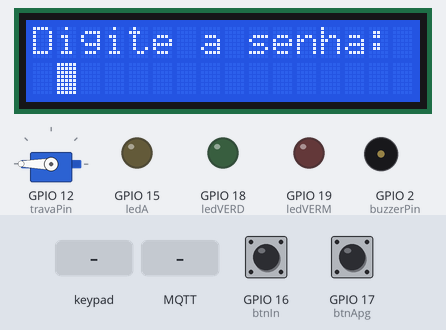
Bench run of a sketch on a simulated ESP32. Shown: servo, 16×2 character LCD, output pins drawn as LEDs (lit = HIGH), buzzer (waves = sounding). Dashed ring = blinking. The inputs (shaded band) are chosen by the test bench; at power-on: GPIO 16 (btnIn) HIGH, GPIO 17 (btnApg) HIGH. WiFi joins after 1.5 s; servers stay silent unless stated; random numbers use the default seed unless the sketch sets one; no MQTT or app messages arrive unless stated; what the sketch prints to the serial monitor is not drawn.

Above: at 2.8 s.
2.9 s: keypad keys 2 7 1 3 2 3 4 # pressed 0.4 s apart
At 6.5 s:
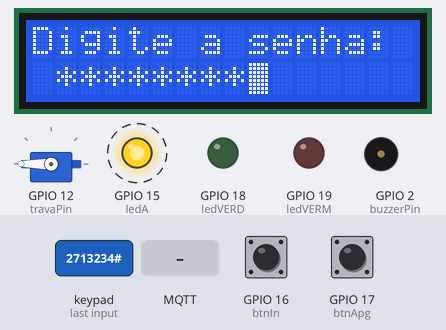
7.6 s: MQTT message "ON" arrives on the first subscribed topic
At 9.5 s:
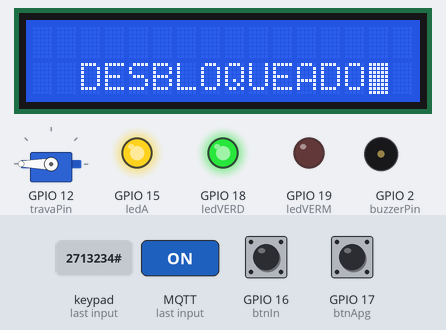
10.1 s: GPIO 16 (btnIn) pulled LOW for 1 s
At 12.4 s:
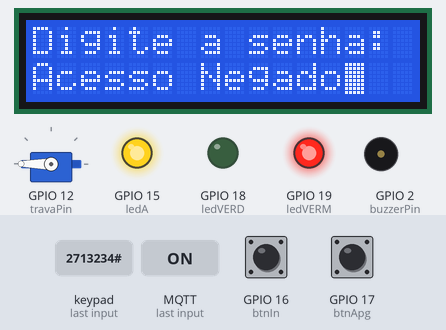
13.1 s: MQTT message "OFF" arrives on the first subscribed topic
At 13.9 s:
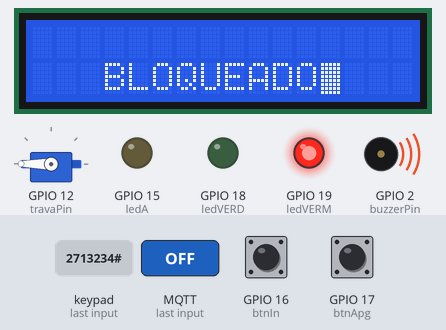
16.1 s: MQTT message "ON" arrives on the second subscribed topic
At 18.3 s:
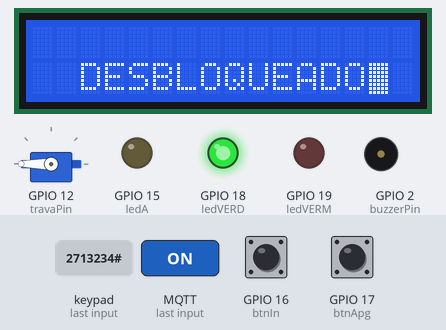
18.6 s: keypad keys 3 3 2 5 2 6 1 4 # pressed 0.4 s apart
At 23.5 s:
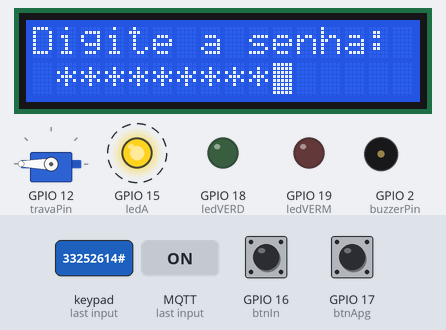
Timing chart, 0 to 24.7 s (numbered marks = the images above; inputs shaded):
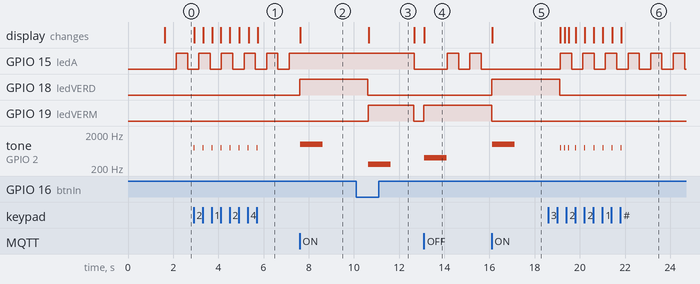

The sketch:

sketch.ino
```cpp
#include <Keypad.h>
#include <LiquidCrystal_I2C.h>
#include <ESP32Servo.h>
#include <WiFi.h>
#include <PubSubClient.h>

#define I2C_ADDR    0x27
#define LCD_COLUMNS 16
#define LCD_LINES   2

const int travaPin = 12;
const int btnApg = 17, btnIn = 16;
const int ledVERD = 18, ledVERM = 19, ledA = 15;
const int buzzerPin = 2;

String senhaCorreta = "12"; // Senha predefinida
String senhaOculta;
int tentativas = 0;
bool trancado;

String senha = "";

const byte ROWS = 4;
const byte COLS = 4;
char keys[ROWS][COLS] = {
  { '1', '2', '3', 'A' },
  { '4', '5', '6', 'B' },
  { '7', '8', '9', 'C' },
  { '*', '0', '#', 'D' }
};

byte colPins[COLS] = { 27, 13, 23, 4 };
byte rowPins[ROWS] = { 33, 25, 26, 14 };

Keypad keypad = Keypad(makeKeymap(keys), rowPins, colPins, ROWS, COLS);
LiquidCrystal_I2C lcd(I2C_ADDR, LCD_COLUMNS, LCD_LINES);
Servo trava;

const char* mqtt_server = "broker.hivemq.com"; //servidor mqtt
WiFiClient espClient;
PubSubClient client(espClient);
unsigned long lastMsg = 0;
#define MSG_BUFFER_SIZE  (50)
char msg[MSG_BUFFER_SIZE];

volatile unsigned int interruptCounter = 0;
int totalInterruptCounter;
hw_timer_t *timer = NULL;

void IRAM_ATTR onTimer() {
  interruptCounter++;
}

void conectarBroker() {
  client.setServer(mqtt_server, 1883);
  client.setCallback(callback);
  if (!client.connected()) {
    Serial.print("Conectando ao servidor MQTT...");
    String clientId = "";
    clientId += String(random(0xffff), HEX);
    if (client.connect(clientId.c_str())) {
      // digitalWrite(ledA,HIGH);
      Serial.println("Conectado");
      client.subscribe("cofre/acesso");
      client.subscribe("cofre/senha");
    }
  }
}

void reconectarBroker() {
  if (!client.connected()) {
    conectarBroker();
  }
  client.loop();
}

void callback(char* topic, byte* payload, unsigned int lenght) {

  String mensagem = "";

  for (int i = 0; i < lenght; i++) {
    mensagem += (char)payload[i];
  }

  if (mensagem == "ON") {
    Serial.println("cofre desbloqueado");
    digitalWrite(ledVERD,HIGH);
    digitalWrite(ledVERM,LOW);
    tentativas = 0;
    trancado = false;
    lcd.clear();
    lcd.setCursor(2, 1);
    lcd.print("DESBLOQUEADO");
    somAcesso();
    delay(1000);
    reset();
  } else if (mensagem == "OFF") {
    bloqueado();
  } else {
    senhaCorreta = mensagem;
    Serial.println("Nova senha definida: " + senhaCorreta);
  }
}

void setup() {
  Serial.begin(115200);
  Serial.print("Conectando-se ao Wi-Fi");
  WiFi.begin("Wokwi-GUEST", "", 6);
  while (WiFi.status() != WL_CONNECTED) {
    delay(100);
    Serial.print(".");
  }
  Serial.println(" Conectado!");
  pinMode(ledA, OUTPUT);
  conectarBroker();
  pinMode(btnIn, INPUT_PULLUP);
  pinMode(btnApg, INPUT_PULLUP);
  pinMode(ledVERM, OUTPUT);
  pinMode(ledVERD, OUTPUT);
  pinMode(buzzerPin, OUTPUT);
  trava.attach(travaPin);
  trava.write(180);
  lcd.init();
  lcd.backlight();
  lcd.setCursor(0, 0);
  lcd.print("Digite a senha:");
  lcd.setCursor(1, 1);
  lcd.blink();

  timer = timerBegin(0, 40, true);//true -> count up
  timerAttachInterrupt(timer, &onTimer, true);//true -> edge interrupt
  timerAlarmWrite(timer, 1000000, true);//true -> automatic reload
  timerAlarmEnable(timer);//play
}

void loop() {
  reconectarBroker();
  digitar();
  apagar();
  inserir();
  ledInterrupcao();
}

void digitar(){
  char key = keypad.getKey();

  if (key != NO_KEY && !(trancado)) {
    trava.detach();
    tone(buzzerPin, 800, 25);
    senha += key;
    senhaOculta += '*';

    lcd.setCursor(1, 1);
    lcd.print(senhaOculta);
  }
}

void apagar(){
  if (digitalRead(btnApg) == LOW) {
    if (senha.length() > 0) {
      tone(buzzerPin, 200, 50);
      senha.remove(senha.length() - 1);
      senhaOculta.remove(senhaOculta.length()-1);
      lcd.setCursor(1, 1);
      lcd.clear();
      lcd.print("Digite a senha:");
      lcd.setCursor(1, 1);
      lcd.setCursor(1, 1);
      lcd.print(senhaOculta);
      delay(200);
    }
  }
}

void inserir(){
  if (digitalRead(btnIn) == LOW && !(trancado)) {
    if (senha == senhaCorreta && tentativas < 3) {
      liberar();
    }
    else if(tentativas == 3) {
      bloqueado();
    }
    else{
      travar();
    }
  }
}

void liberar(){
  trava.attach(travaPin);
  tentativas = 0;
  digitalWrite(ledVERD, HIGH);
  trava.write(0);
  somAcesso();
  lcd.setCursor(0, 1);
  lcd.print("Acesso Concedido");
  client.publish("cofre/historico","Acesso Concedido");
  reset();
}

void travar(){
  digitalWrite(ledVERM, HIGH);
  tentativas++;
  if(tentativas == 3){
    lcd.setCursor(1, 0);
    lcd.clear();
    senha = "";
    trancado = true;
    bloqueado();
  } else {
    trava.detach();
    somTrava();
    lcd.setCursor(0, 1);
    lcd.print("Acesso Negado");
    client.publish("cofre/historico","Acesso Negado");
    reset();
  }
}

void reset(){
  delay(2000);
  digitalWrite(ledVERD, LOW);
  digitalWrite(ledVERM, LOW);
  trava.attach(travaPin);
  trava.write(180);
  lcd.setCursor(0, 1);
  lcd.clear();
  senha = "";
  senhaOculta = "";
  lcd.setCursor(0, 0);
  lcd.print("Digite a senha:");
  lcd.setCursor(1, 1);
}

void bloqueado(){
  digitalWrite(ledVERM, HIGH);
  lcd.setCursor(0, 0);
  lcd.clear();
  trava.detach();
  trancado = true;
  somTravaTotal();
  lcd.setCursor(3, 1);
  lcd.print("BLOQUEADO");
  delay(1000);
}

void somAcesso(){
  tone(buzzerPin, 1000, 1000);
}

void somTrava(){
  tone(buzzerPin, 262, 1000);
}

void somTravaTotal(){
  tone(buzzerPin, 400, 1000);
}

void ledInterrupcao(){

  int estado = interruptCounter % 2;

  if(WiFi.status() == WL_CONNECTED){
    if (estado == 1) {
      digitalWrite(ledA,HIGH);
    } else {
      digitalWrite(ledA,LOW);
    }
  }
}
```

Measured:
- after the input at 2.9 s, tone on GPIO 2 (buzzerPin): alternates 800 Hz for 0.03 s and silent for 0.37 s, 16 changes in all, then stays silent, starting at once; the display: first changes at once (image 1 shows a later state)
- after the input at 7.6 s, GPIO 18 (ledVERD): LOW → HIGH at once; tone on GPIO 2 (buzzerPin): silent → 1000 Hz at once, → silent 1.0 s later; the display: changes at once (image 2)
- after the input at 10.1 s, GPIO 19 (ledVERM): LOW → HIGH after 0.53 s, → LOW 2.0 s later; tone on GPIO 2 (buzzerPin): silent → 262 Hz after 0.53 s, → silent 1.0 s later
- after the input at 13.1 s, GPIO 19 (ledVERM): LOW → HIGH at once; tone on GPIO 2 (buzzerPin): silent → 400 Hz at once, → silent 1.0 s later; the display: changes at once (image 4)
- after the input at 16.1 s, GPIO 18 (ledVERD): LOW → HIGH at once; GPIO 19 (ledVERM): HIGH → LOW at once; tone on GPIO 2 (buzzerPin): silent → 1000 Hz at once, → silent 1.0 s later; the display: changes at once (image 5)
- after the input at 18.6 s, tone on GPIO 2 (buzzerPin): plays 800 Hz for 0.03 s, 800 Hz for 0.03 s, 800 Hz for 0.03 s, 800 Hz for 0.03 s, 800 Hz for 0.03 s, 800 Hz for 0.03 s … (9 notes in this stretch), starting after 0.53 s
- by itself, GPIO 15 (ledA): alternates HIGH for 0.50 s and LOW for 0.50 s
